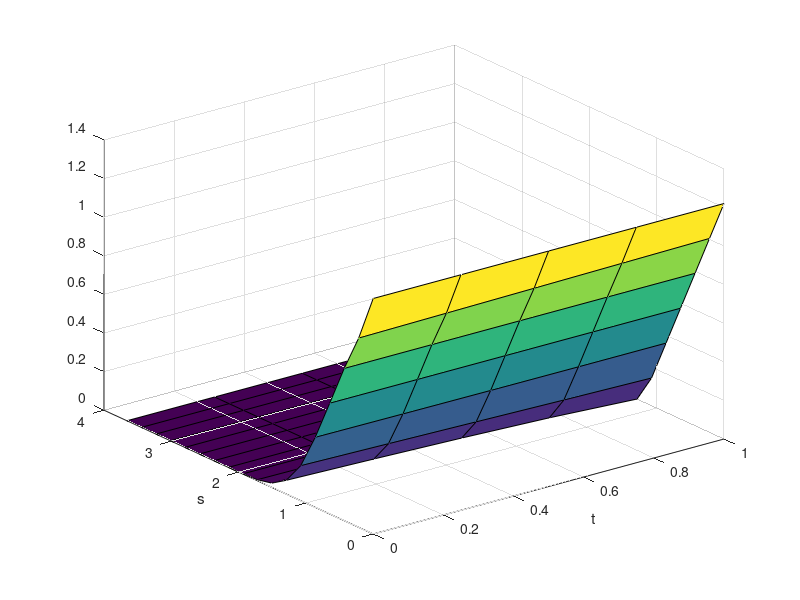

Reproduce this figure in MATLAB.
%Numerical solution of the Black Scholes equation (r=0)

T = 1;
volatility = 0.2; 
K = 1.22;
alfa = 3;   %multiple for the right condition
M = 17;     %#steps in s
N = 4;      %#steps in t

s1 = 0; 
s2 = alfa*K; %s interval [s1,s2]

ds = (s2 - s1)/M;
dt = T/N;

fbv = @(s) max(K-s,0); %initial condition

sigma = @(m) (dt*volatility^2*m.^2)./2;

A = diag(1-2*sigma(1:M-1)) + diag(sigma(2:M-1),-1) + diag(sigma(1:M-2),1);

f = zeros(M-1,N+1);
f(:,N+1) = fbv((s1+ds:ds:s2-ds)');


for n=N+1:-1:2
    f(:,n-1) = A*f(:,n);
end

f = [ones(1,N+1)*K;f;zeros(1,N+1)]; % [left condition,iterative solution,right condition]

surf(0:dt:T,s1:ds:s2, f)
ylabel('s'),
xlabel('t')
